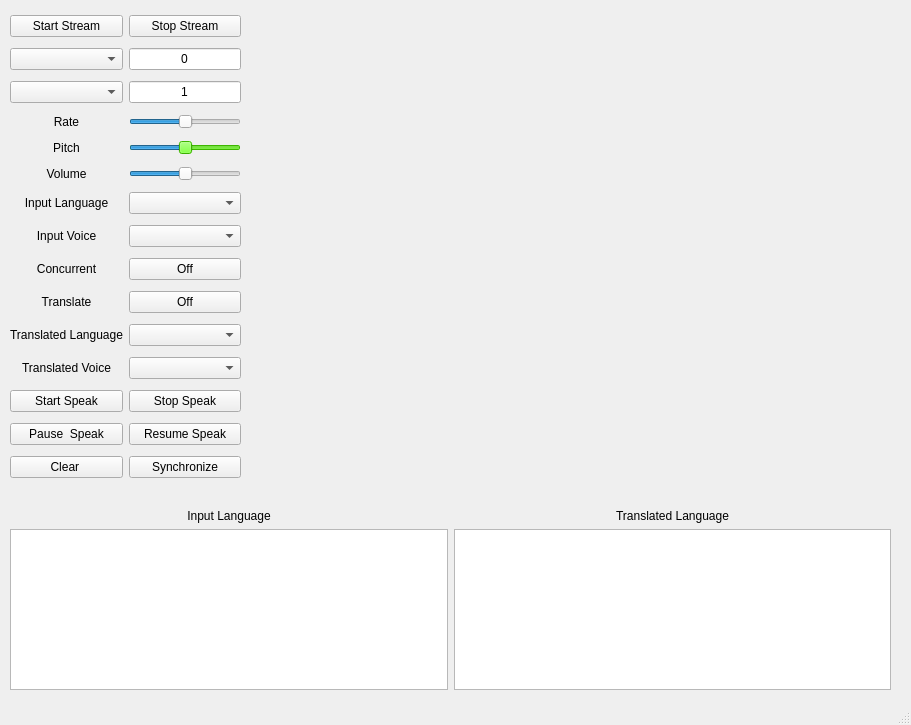
<?xml version="1.0" encoding="UTF-8"?>
<ui version="4.0">
 <class>MainWindow</class>
 <widget class="QMainWindow" name="MainWindow">
  <property name="geometry">
   <rect>
    <x>0</x>
    <y>0</y>
    <width>911</width>
    <height>725</height>
   </rect>
  </property>
  <property name="windowTitle">
   <string>MainWindow</string>
  </property>
  <widget class="QWidget" name="centralwidget">
   <widget class="QWidget" name="widget" native="true">
    <property name="geometry">
     <rect>
      <x>250</x>
      <y>10</y>
      <width>640</width>
      <height>480</height>
     </rect>
    </property>
    <widget class="QLabel" name="Display">
     <property name="geometry">
      <rect>
       <x>0</x>
       <y>0</y>
       <width>640</width>
       <height>480</height>
      </rect>
     </property>
     <property name="styleSheet">
      <string notr="true"/>
     </property>
     <property name="text">
      <string/>
     </property>
    </widget>
   </widget>
   <widget class="QWidget" name="widget_2" native="true">
    <property name="geometry">
     <rect>
      <x>10</x>
      <y>10</y>
      <width>231</width>
      <height>481</height>
     </rect>
    </property>
    <widget class="QWidget" name="gridLayoutWidget">
     <property name="geometry">
      <rect>
       <x>0</x>
       <y>0</y>
       <width>231</width>
       <height>481</height>
      </rect>
     </property>
     <layout class="QGridLayout" name="gridLayout">
      <item row="9" column="1">
       <widget class="QPushButton" name="Translate">
        <property name="text">
         <string>Off</string>
        </property>
       </widget>
      </item>
      <item row="9" column="0">
       <widget class="QLabel" name="label">
        <property name="text">
         <string>Translate</string>
        </property>
        <property name="alignment">
         <set>Qt::AlignCenter</set>
        </property>
       </widget>
      </item>
      <item row="13" column="0">
       <widget class="QPushButton" name="pause">
        <property name="text">
         <string>Pause  Speak</string>
        </property>
       </widget>
      </item>
      <item row="14" column="0">
       <widget class="QPushButton" name="clear">
        <property name="text">
         <string>Clear </string>
        </property>
       </widget>
      </item>
      <item row="6" column="0">
       <widget class="QLabel" name="Input_Language">
        <property name="text">
         <string>Input Language</string>
        </property>
        <property name="alignment">
         <set>Qt::AlignCenter</set>
        </property>
       </widget>
      </item>
      <item row="11" column="0">
       <widget class="QLabel" name="Output_Voice">
        <property name="text">
         <string>Translated Voice</string>
        </property>
        <property name="alignment">
         <set>Qt::AlignCenter</set>
        </property>
       </widget>
      </item>
      <item row="12" column="0">
       <widget class="QPushButton" name="speak_start">
        <property name="text">
         <string>Start Speak</string>
        </property>
       </widget>
      </item>
      <item row="12" column="1">
       <widget class="QPushButton" name="speak_stop">
        <property name="text">
         <string>Stop Speak</string>
        </property>
       </widget>
      </item>
      <item row="4" column="0">
       <widget class="QLabel" name="Pitch">
        <property name="text">
         <string>Pitch</string>
        </property>
        <property name="alignment">
         <set>Qt::AlignCenter</set>
        </property>
       </widget>
      </item>
      <item row="2" column="0">
       <widget class="QComboBox" name="Gesture"/>
      </item>
      <item row="3" column="0">
       <widget class="QLabel" name="Rate">
        <property name="enabled">
         <bool>true</bool>
        </property>
        <property name="text">
         <string>Rate</string>
        </property>
        <property name="alignment">
         <set>Qt::AlignCenter</set>
        </property>
       </widget>
      </item>
      <item row="0" column="1">
       <widget class="QPushButton" name="stop">
        <property name="text">
         <string>Stop Stream</string>
        </property>
       </widget>
      </item>
      <item row="4" column="1">
       <widget class="QSlider" name="pitch">
        <property name="palette">
         <palette>
          <active>
           <colorrole role="WindowText">
            <brush brushstyle="SolidPattern">
             <color alpha="255">
              <red>0</red>
              <green>0</green>
              <blue>0</blue>
             </color>
            </brush>
           </colorrole>
           <colorrole role="Button">
            <brush brushstyle="SolidPattern">
             <color alpha="255">
              <red>85</red>
              <green>255</green>
              <blue>0</blue>
             </color>
            </brush>
           </colorrole>
           <colorrole role="Light">
            <brush brushstyle="SolidPattern">
             <color alpha="255">
              <red>170</red>
              <green>255</green>
              <blue>127</blue>
             </color>
            </brush>
           </colorrole>
           <colorrole role="Midlight">
            <brush brushstyle="SolidPattern">
             <color alpha="255">
              <red>127</red>
              <green>255</green>
              <blue>63</blue>
             </color>
            </brush>
           </colorrole>
           <colorrole role="Dark">
            <brush brushstyle="SolidPattern">
             <color alpha="255">
              <red>42</red>
              <green>127</green>
              <blue>0</blue>
             </color>
            </brush>
           </colorrole>
           <colorrole role="Mid">
            <brush brushstyle="SolidPattern">
             <color alpha="255">
              <red>56</red>
              <green>170</green>
              <blue>0</blue>
             </color>
            </brush>
           </colorrole>
           <colorrole role="Text">
            <brush brushstyle="SolidPattern">
             <color alpha="255">
              <red>0</red>
              <green>0</green>
              <blue>0</blue>
             </color>
            </brush>
           </colorrole>
           <colorrole role="BrightText">
            <brush brushstyle="SolidPattern">
             <color alpha="255">
              <red>255</red>
              <green>255</green>
              <blue>255</blue>
             </color>
            </brush>
           </colorrole>
           <colorrole role="ButtonText">
            <brush brushstyle="SolidPattern">
             <color alpha="255">
              <red>0</red>
              <green>0</green>
              <blue>0</blue>
             </color>
            </brush>
           </colorrole>
           <colorrole role="Base">
            <brush brushstyle="SolidPattern">
             <color alpha="255">
              <red>255</red>
              <green>255</green>
              <blue>255</blue>
             </color>
            </brush>
           </colorrole>
           <colorrole role="Window">
            <brush brushstyle="SolidPattern">
             <color alpha="255">
              <red>85</red>
              <green>255</green>
              <blue>0</blue>
             </color>
            </brush>
           </colorrole>
           <colorrole role="Shadow">
            <brush brushstyle="SolidPattern">
             <color alpha="255">
              <red>0</red>
              <green>0</green>
              <blue>0</blue>
             </color>
            </brush>
           </colorrole>
           <colorrole role="AlternateBase">
            <brush brushstyle="SolidPattern">
             <color alpha="255">
              <red>170</red>
              <green>255</green>
              <blue>127</blue>
             </color>
            </brush>
           </colorrole>
           <colorrole role="ToolTipBase">
            <brush brushstyle="SolidPattern">
             <color alpha="255">
              <red>255</red>
              <green>255</green>
              <blue>220</blue>
             </color>
            </brush>
           </colorrole>
           <colorrole role="ToolTipText">
            <brush brushstyle="SolidPattern">
             <color alpha="255">
              <red>0</red>
              <green>0</green>
              <blue>0</blue>
             </color>
            </brush>
           </colorrole>
          </active>
          <inactive>
           <colorrole role="WindowText">
            <brush brushstyle="SolidPattern">
             <color alpha="255">
              <red>0</red>
              <green>0</green>
              <blue>0</blue>
             </color>
            </brush>
           </colorrole>
           <colorrole role="Button">
            <brush brushstyle="SolidPattern">
             <color alpha="255">
              <red>85</red>
              <green>255</green>
              <blue>0</blue>
             </color>
            </brush>
           </colorrole>
           <colorrole role="Light">
            <brush brushstyle="SolidPattern">
             <color alpha="255">
              <red>170</red>
              <green>255</green>
              <blue>127</blue>
             </color>
            </brush>
           </colorrole>
           <colorrole role="Midlight">
            <brush brushstyle="SolidPattern">
             <color alpha="255">
              <red>127</red>
              <green>255</green>
              <blue>63</blue>
             </color>
            </brush>
           </colorrole>
           <colorrole role="Dark">
            <brush brushstyle="SolidPattern">
             <color alpha="255">
              <red>42</red>
              <green>127</green>
              <blue>0</blue>
             </color>
            </brush>
           </colorrole>
           <colorrole role="Mid">
            <brush brushstyle="SolidPattern">
             <color alpha="255">
              <red>56</red>
              <green>170</green>
              <blue>0</blue>
             </color>
            </brush>
           </colorrole>
           <colorrole role="Text">
            <brush brushstyle="SolidPattern">
             <color alpha="255">
              <red>0</red>
              <green>0</green>
              <blue>0</blue>
             </color>
            </brush>
           </colorrole>
           <colorrole role="BrightText">
            <brush brushstyle="SolidPattern">
             <color alpha="255">
              <red>255</red>
              <green>255</green>
              <blue>255</blue>
             </color>
            </brush>
           </colorrole>
           <colorrole role="ButtonText">
            <brush brushstyle="SolidPattern">
             <color alpha="255">
              <red>0</red>
              <green>0</green>
              <blue>0</blue>
             </color>
            </brush>
           </colorrole>
           <colorrole role="Base">
            <brush brushstyle="SolidPattern">
             <color alpha="255">
              <red>255</red>
              <green>255</green>
              <blue>255</blue>
             </color>
            </brush>
           </colorrole>
           <colorrole role="Window">
            <brush brushstyle="SolidPattern">
             <color alpha="255">
              <red>85</red>
              <green>255</green>
              <blue>0</blue>
             </color>
            </brush>
           </colorrole>
           <colorrole role="Shadow">
            <brush brushstyle="SolidPattern">
             <color alpha="255">
              <red>0</red>
              <green>0</green>
              <blue>0</blue>
             </color>
            </brush>
           </colorrole>
           <colorrole role="AlternateBase">
            <brush brushstyle="SolidPattern">
             <color alpha="255">
              <red>170</red>
              <green>255</green>
              <blue>127</blue>
             </color>
            </brush>
           </colorrole>
           <colorrole role="ToolTipBase">
            <brush brushstyle="SolidPattern">
             <color alpha="255">
              <red>255</red>
              <green>255</green>
              <blue>220</blue>
             </color>
            </brush>
           </colorrole>
           <colorrole role="ToolTipText">
            <brush brushstyle="SolidPattern">
             <color alpha="255">
              <red>0</red>
              <green>0</green>
              <blue>0</blue>
             </color>
            </brush>
           </colorrole>
          </inactive>
          <disabled>
           <colorrole role="WindowText">
            <brush brushstyle="SolidPattern">
             <color alpha="255">
              <red>42</red>
              <green>127</green>
              <blue>0</blue>
             </color>
            </brush>
           </colorrole>
           <colorrole role="Button">
            <brush brushstyle="SolidPattern">
             <color alpha="255">
              <red>85</red>
              <green>255</green>
              <blue>0</blue>
             </color>
            </brush>
           </colorrole>
           <colorrole role="Light">
            <brush brushstyle="SolidPattern">
             <color alpha="255">
              <red>170</red>
              <green>255</green>
              <blue>127</blue>
             </color>
            </brush>
           </colorrole>
           <colorrole role="Midlight">
            <brush brushstyle="SolidPattern">
             <color alpha="255">
              <red>127</red>
              <green>255</green>
              <blue>63</blue>
             </color>
            </brush>
           </colorrole>
           <colorrole role="Dark">
            <brush brushstyle="SolidPattern">
             <color alpha="255">
              <red>42</red>
              <green>127</green>
              <blue>0</blue>
             </color>
            </brush>
           </colorrole>
           <colorrole role="Mid">
            <brush brushstyle="SolidPattern">
             <color alpha="255">
              <red>56</red>
              <green>170</green>
              <blue>0</blue>
             </color>
            </brush>
           </colorrole>
           <colorrole role="Text">
            <brush brushstyle="SolidPattern">
             <color alpha="255">
              <red>42</red>
              <green>127</green>
              <blue>0</blue>
             </color>
            </brush>
           </colorrole>
           <colorrole role="BrightText">
            <brush brushstyle="SolidPattern">
             <color alpha="255">
              <red>255</red>
              <green>255</green>
              <blue>255</blue>
             </color>
            </brush>
           </colorrole>
           <colorrole role="ButtonText">
            <brush brushstyle="SolidPattern">
             <color alpha="255">
              <red>42</red>
              <green>127</green>
              <blue>0</blue>
             </color>
            </brush>
           </colorrole>
           <colorrole role="Base">
            <brush brushstyle="SolidPattern">
             <color alpha="255">
              <red>85</red>
              <green>255</green>
              <blue>0</blue>
             </color>
            </brush>
           </colorrole>
           <colorrole role="Window">
            <brush brushstyle="SolidPattern">
             <color alpha="255">
              <red>85</red>
              <green>255</green>
              <blue>0</blue>
             </color>
            </brush>
           </colorrole>
           <colorrole role="Shadow">
            <brush brushstyle="SolidPattern">
             <color alpha="255">
              <red>0</red>
              <green>0</green>
              <blue>0</blue>
             </color>
            </brush>
           </colorrole>
           <colorrole role="AlternateBase">
            <brush brushstyle="SolidPattern">
             <color alpha="255">
              <red>85</red>
              <green>255</green>
              <blue>0</blue>
             </color>
            </brush>
           </colorrole>
           <colorrole role="ToolTipBase">
            <brush brushstyle="SolidPattern">
             <color alpha="255">
              <red>255</red>
              <green>255</green>
              <blue>220</blue>
             </color>
            </brush>
           </colorrole>
           <colorrole role="ToolTipText">
            <brush brushstyle="SolidPattern">
             <color alpha="255">
              <red>0</red>
              <green>0</green>
              <blue>0</blue>
             </color>
            </brush>
           </colorrole>
          </disabled>
         </palette>
        </property>
        <property name="toolTip">
         <string/>
        </property>
        <property name="whatsThis">
         <string/>
        </property>
        <property name="autoFillBackground">
         <bool>false</bool>
        </property>
        <property name="minimum">
         <number>-10</number>
        </property>
        <property name="maximum">
         <number>10</number>
        </property>
        <property name="tracking">
         <bool>true</bool>
        </property>
        <property name="orientation">
         <enum>Qt::Horizontal</enum>
        </property>
        <property name="invertedAppearance">
         <bool>false</bool>
        </property>
        <property name="invertedControls">
         <bool>false</bool>
        </property>
        <property name="tickPosition">
         <enum>QSlider::NoTicks</enum>
        </property>
       </widget>
      </item>
      <item row="8" column="1">
       <widget class="QPushButton" name="concurrentbut">
        <property name="text">
         <string>Off</string>
        </property>
       </widget>
      </item>
      <item row="2" column="1">
       <widget class="QLineEdit" name="Mapping">
        <property name="text">
         <string>1</string>
        </property>
        <property name="alignment">
         <set>Qt::AlignCenter</set>
        </property>
       </widget>
      </item>
      <item row="8" column="0">
       <widget class="QLabel" name="Concurrent">
        <property name="text">
         <string>Concurrent</string>
        </property>
        <property name="alignment">
         <set>Qt::AlignCenter</set>
        </property>
       </widget>
      </item>
      <item row="5" column="0">
       <widget class="QLabel" name="Volume">
        <property name="sizePolicy">
         <sizepolicy hsizetype="Preferred" vsizetype="Preferred">
          <horstretch>0</horstretch>
          <verstretch>0</verstretch>
         </sizepolicy>
        </property>
        <property name="text">
         <string>Volume</string>
        </property>
        <property name="alignment">
         <set>Qt::AlignCenter</set>
        </property>
       </widget>
      </item>
      <item row="10" column="0">
       <widget class="QLabel" name="Output_Langauge">
        <property name="text">
         <string>Translated Language</string>
        </property>
        <property name="alignment">
         <set>Qt::AlignCenter</set>
        </property>
       </widget>
      </item>
      <item row="10" column="1">
       <widget class="QComboBox" name="output_language"/>
      </item>
      <item row="0" column="0">
       <widget class="QPushButton" name="start">
        <property name="text">
         <string>Start Stream</string>
        </property>
       </widget>
      </item>
      <item row="5" column="1">
       <widget class="QSlider" name="volume">
        <property name="maximum">
         <number>20</number>
        </property>
        <property name="value">
         <number>10</number>
        </property>
        <property name="orientation">
         <enum>Qt::Horizontal</enum>
        </property>
       </widget>
      </item>
      <item row="7" column="0">
       <widget class="QLabel" name="Input_Voice">
        <property name="text">
         <string>Input Voice</string>
        </property>
        <property name="alignment">
         <set>Qt::AlignCenter</set>
        </property>
       </widget>
      </item>
      <item row="3" column="1">
       <widget class="QSlider" name="rate">
        <property name="minimum">
         <number>-10</number>
        </property>
        <property name="maximum">
         <number>10</number>
        </property>
        <property name="orientation">
         <enum>Qt::Horizontal</enum>
        </property>
       </widget>
      </item>
      <item row="11" column="1">
       <widget class="QComboBox" name="output_voice"/>
      </item>
      <item row="7" column="1">
       <widget class="QComboBox" name="input_voice"/>
      </item>
      <item row="6" column="1">
       <widget class="QComboBox" name="input_language"/>
      </item>
      <item row="13" column="1">
       <widget class="QPushButton" name="resume">
        <property name="text">
         <string>Resume Speak</string>
        </property>
       </widget>
      </item>
      <item row="1" column="1">
       <widget class="QLineEdit" name="Stream_Source">
        <property name="text">
         <string>0</string>
        </property>
        <property name="alignment">
         <set>Qt::AlignCenter</set>
        </property>
       </widget>
      </item>
      <item row="14" column="1">
       <widget class="QPushButton" name="Synchronize">
        <property name="text">
         <string>Synchronize</string>
        </property>
       </widget>
      </item>
      <item row="1" column="0">
       <widget class="QComboBox" name="Stream_Type">
        <property name="sizePolicy">
         <sizepolicy hsizetype="Expanding" vsizetype="Fixed">
          <horstretch>0</horstretch>
          <verstretch>0</verstretch>
         </sizepolicy>
        </property>
       </widget>
      </item>
     </layout>
    </widget>
   </widget>
   <widget class="QWidget" name="widget_3" native="true">
    <property name="geometry">
     <rect>
      <x>10</x>
      <y>500</y>
      <width>881</width>
      <height>191</height>
     </rect>
    </property>
    <widget class="QWidget" name="horizontalLayoutWidget">
     <property name="geometry">
      <rect>
       <x>0</x>
       <y>29</y>
       <width>881</width>
       <height>161</height>
      </rect>
     </property>
     <layout class="QHBoxLayout" name="horizontalLayout">
      <item>
       <widget class="QPlainTextEdit" name="inputted_text">
        <property name="styleSheet">
         <string notr="true">font: 18pt &quot;MS Shell Dlg 2&quot;;
</string>
        </property>
        <property name="plainText">
         <string/>
        </property>
        <property name="backgroundVisible">
         <bool>false</bool>
        </property>
        <property name="centerOnScroll">
         <bool>false</bool>
        </property>
       </widget>
      </item>
      <item>
       <widget class="QPlainTextEdit" name="translated_text">
        <property name="styleSheet">
         <string notr="true">font: 18pt &quot;MS Shell Dlg 2&quot;;</string>
        </property>
        <property name="plainText">
         <string/>
        </property>
       </widget>
      </item>
     </layout>
    </widget>
    <widget class="QWidget" name="horizontalLayoutWidget_2">
     <property name="geometry">
      <rect>
       <x>0</x>
       <y>0</y>
       <width>881</width>
       <height>31</height>
      </rect>
     </property>
     <layout class="QHBoxLayout" name="horizontalLayout_2">
      <item>
       <widget class="QLabel" name="Inputted">
        <property name="styleSheet">
         <string notr="true">font: 12pt &quot;MS Shell Dlg 2&quot;;</string>
        </property>
        <property name="text">
         <string>Input Language</string>
        </property>
        <property name="alignment">
         <set>Qt::AlignCenter</set>
        </property>
       </widget>
      </item>
      <item>
       <widget class="QLabel" name="Translated">
        <property name="styleSheet">
         <string notr="true">font: 12pt &quot;MS Shell Dlg 2&quot;;</string>
        </property>
        <property name="text">
         <string>Translated Language</string>
        </property>
        <property name="alignment">
         <set>Qt::AlignCenter</set>
        </property>
       </widget>
      </item>
     </layout>
    </widget>
   </widget>
  </widget>
  <widget class="QStatusBar" name="statusbar"/>
  <widget class="QMenuBar" name="menubar">
   <property name="geometry">
    <rect>
     <x>0</x>
     <y>0</y>
     <width>911</width>
     <height>18</height>
    </rect>
   </property>
  </widget>
 </widget>
 <resources/>
 <connections/>
</ui>
